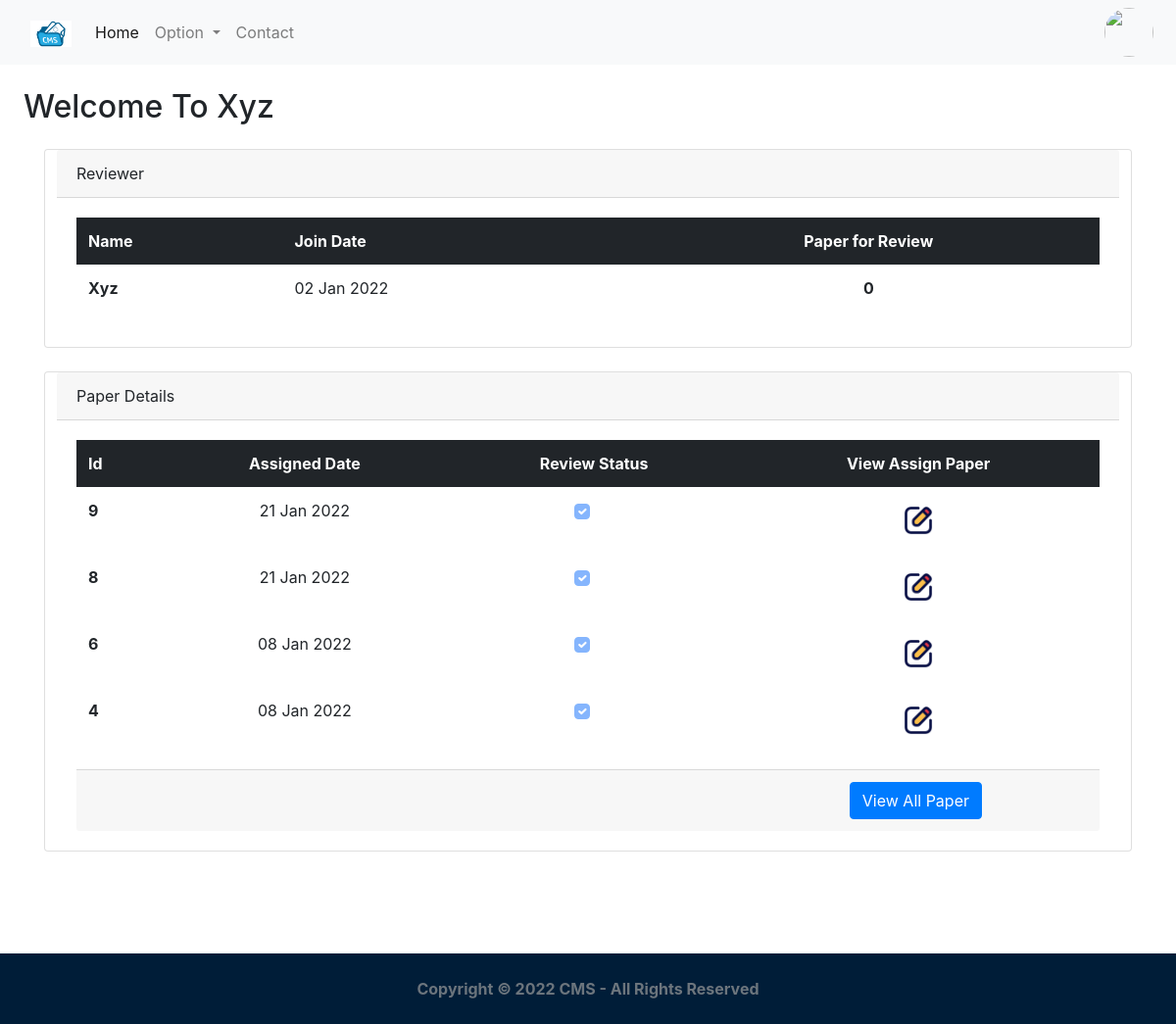
The app's page /feed/dashboard (signed in) with its own data.
### accounts/models.py (models this page shows, shortened)
class User(AbstractUser):
    picture = models.ImageField(upload_to='profile_pictures', null=True, blank=True)
    full_name = models.CharField(max_length=100, help_text='Help people discover your account by using the name you\'re known by: either your full name, nickname, or business name.')
    email = models.EmailField(unique=True)
    bio = models.TextField(null=True, blank=True, help_text='Provide your personal information, even if the account is used for a business, a pet or something else. This won\'t be a part of your public profile.')
    mobile = models.CharField(max_length=12, null=True, blank=True,unique=True)
    address = models.CharField(max_length=100,null=True,blank=True)
    city = models.CharField(max_length=50,null=True,blank=True)
    gender = models.CharField(max_length=10, choices=GENDER_CHOICES, null=True, blank=True)
    is_private_account = models.BooleanField(default=False)
    created_on = models.DateTimeField(auto_now_add=True)
    first_name = None
    last_name = None
    username = None
    USERNAME_FIELD = 'email'
    REQUIRED_FIELDS = ['full_name']
    objects = CustomUserManager()

### core/models.py (models this page shows, shortened)
class PaperAssign(models.Model):
	review = models.ForeignKey(Reviewer,related_name='assigned_paper',on_delete=models.CASCADE)
	created_on = models.DateTimeField(auto_now_add=True)
	updated_on = models.DateTimeField(auto_now=True)
	assign_paper = models.OneToOneField(Paper,related_name='paper_assign',on_delete=models.CASCADE)
	is_review = models.BooleanField(default=False)
	class Meta:
		ordering = ['-created_on']

### core/views.py (the view, shortened to what this page needs)
# urls.py: path('feed/dashboard',login_required(Userhomepage.as_view()),name='home_view'),
class Userhomepage(View):
	template_name='core/feed.html'
	template_name1='core/reviewer.html'
	def get(self,request):
		if Reviewer.objects.filter(user=request.user).exists():
			obj=PaperAssign.objects.filter(review=request.user.reviewer.id)
			pp=obj.exists()
			if pp:
				obj=PaperAssign.objects.filter(review=request.user.reviewer.id)
				result=PaperAssign.objects.filter(Q(review=request.user.reviewer.id) & Q(is_review=False)).values_list('is_review',flat=True).aggregate(total=Count('is_review'))
				obj1=request.user.reviewer.assigned_paper.select_related('assign_paper').annotate(paper=F('assign_paper')).values_list('paper',flat=True)
				context={'mylist': zip(obj, obj1),'result':result}
				return render(request,self.template_name1,context)
			messages.error(request,"No Any Paper Assigned !",extra_tags="error")
			return render(request,self.template_name1)

### core/templates/core/reviewer.html (shortened to what this page needs)
{% extends 'core/base1.html' %}
{% load static %}
{% block content %}
<h2 class="m-4">Welcome To {{request.user.full_name|title}}</h2>
<div class="container">
    <div class="row my-4 mx-auto">
        <div class="card">
          <div class="card-header">
            Reviewer
          </div>
          <div class="card-body ">
            <div class="table-responsive">
              <table class="table  table-borderless">
                <thead class="table-dark">
                  <tr>
                    <th scope="col">Name</th>
                    <th scope="col" >Join Date</th>
                    <th scope="col" class="text-center">Paper for Review</th>
                  </tr>
                </thead>
                <tbody>
                  <tr>
                    <th scope="row">{{request.user.full_name|title}}</th>
                    <td>{{request.user.created_on|date:"d M Y"}}</td>
                    <td class="text-center"><strong>{{result.total}}</strong></td>
                  </tr>
                </tbody>
              </table>
              </div>
          </div>
        </div>
    </div>
    <div class="row my-4 mx-auto">
        <div class="card">
          <div class="card-header">
            Paper Details
          </div>
          <div class="card-body">
            <table class="table  table-borderless">
              <thead class="table-dark">
                <tr>
                  <th scope="col">Id</th>
                  <th scope="col" class="text-center">Assigned Date</th>
                  <th scope="col" class="text-center">Review Status</th>
                  <th scope="col"  class="text-center">View Assign Paper</th>
                </tr>
              </thead>
              <tbody>
                {% for x,y in mylist %}
                <tr>
                  <th scope="row">{{x.id}}</th>
                  <td class="text-center">{{x.created_on|date:"d M Y"}}</td>
                  <td class="text-center">
                    {% if x.is_review %}
                      <input class="form-check-input " type="checkbox"  checked disabled>
                    {% else %}
                    <input class="form-check-input " type="checkbox"  disabled>
                    {% endif %}
                  </td>
                  <td class="text-center"><a href="{% url 'update_review_view' y %}"  target="_blank_" class="btn  "><img src="{% static 'image/edit.png' %}" width="30px" height="30px"></a></td>
                </tr>
                {% endfor %}
                </tbody>
            </table>
            <div class="card-footer text-right">
              <a class="btn btn-primary" href="{% url 'view_all_view' %}" style="margin-right: 100px;">View All Paper</a>
            </div>
          </div>
        </div>
    </div>
</div>
<div style="height:10vh;">
    </div>
{% endblock %}

### records on screen
User: user.full_name "Xyz", user.created_on "02 Jan 2022"
PaperAssign: id "9", created_on "21 Jan 2022"
PaperAssign: id "8", created_on "21 Jan 2022"
PaperAssign: id "6", created_on "08 Jan 2022"
PaperAssign: id "4", created_on "08 Jan 2022"

### other values on screen
{{ result.total }} "0"
